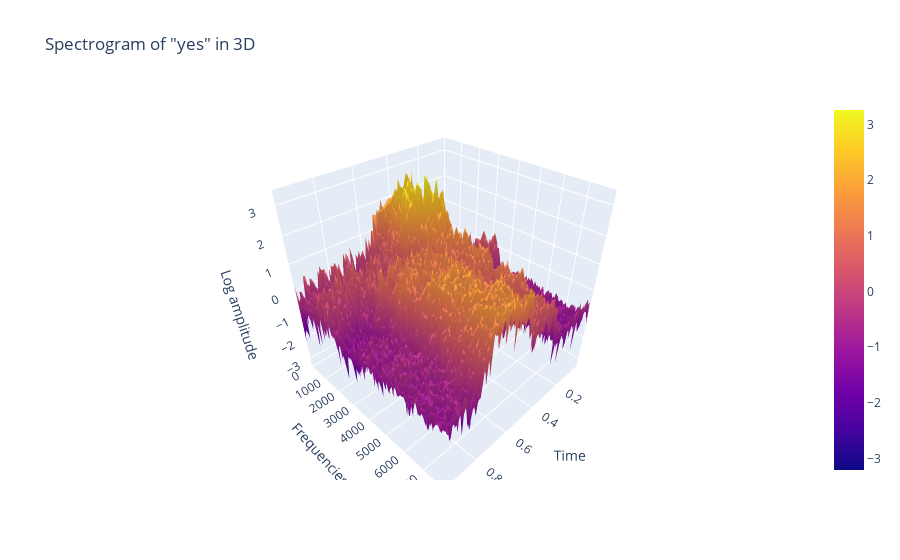

The cell this chart's notebook holds for it:
### Markdown cell above
### Spectrogram in 3D

### Code cell
data = [go.Surface(x=times, y=freqs, z=spectrogram.T)]
layout = go.Layout(
    title = 'Spectrogram of "yes" in 3D',
    scene = dict(
        yaxis = dict(title='Frequencies', range=[freqs.min(), freqs.max()]),
        xaxis = dict(title='Time', range=[times.min(), times.max()]),
        zaxis = dict(title='Log amplitude')
    )
)
fig = go.Figure(data=data, layout=layout)
py.iplot(fig)

### Figure 1 — Plotly figure (JSON) as saved in the notebook; plotly's stock layout.template omitted (floating-point values rounded to 4 significant figures; data arrays with more than 128 entries replaced by an {"elided": "..."} marker saying what was removed)
{"data": [{"type": "surface", "x": [0.01, 0.02, 0.03, 0.04, 0.05, 0.06, 0.07, 0.08, 0.09, 0.1, 0.11, 0.12, 0.13, 0.14, 0.15, 0.16, 0.17, 0.18, 0.19, 0.2, 0.21, 0.22, 0.23, 0.24, 0.25, 0.26, 0.27, 0.28, 0.29, 0.3, 0.31, 0.32, 0.33, 0.34, 0.35, 0.36, 0.37, 0.38, 0.39, 0.4, 0.41, 0.42, 0.43, 0.44, 0.45, 0.46, 0.47, 0.48, 0.49, 0.5, 0.51, 0.52, 0.53, 0.54, 0.55, 0.56, 0.57, 0.58, 0.59, 0.6, 0.61, 0.62, 0.63, 0.64, 0.65, 0.66, 0.67, 0.68, 0.69, 0.7, 0.71, 0.72, 0.73, 0.74, 0.75, 0.76, 0.77, 0.78, 0.79, 0.8, 0.81, 0.82, 0.83, 0.84, 0.85, 0.86, 0.87, 0.88, 0.89, 0.9, 0.91, 0.92, 0.93, 0.94, 0.95, 0.96, 0.97, 0.98, 0.99], "y": {"elided": "161 int values"}, "z": {"elided": "161x99 float values"}}], "layout": {"scene": {"xaxis": {"range": [0.01, 0.99], "title": {"text": "Time"}}, "yaxis": {"range": [0, 8000], "title": {"text": "Frequencies"}}, "zaxis": {"title": {"text": "Log amplitude"}}}, "title": {"text": "Spectrogram of \"yes\" in 3D"}}}
